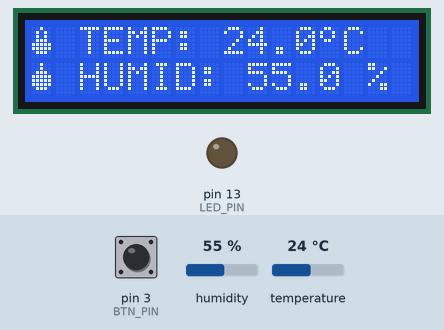
Recording of a sketch running on a simulated Arduino Uno, built with avr-gcc and run on an emulated ATmega328P. Parts: 16×2 character LCD, output pins drawn as LEDs (lit = HIGH). Inputs (shaded band) come from the test bench; at power-on: pin 3 (BTN_PIN) LOW, humidity 55 %, temperature 24 °C.

Above: at 3.3 s.
3.4 s: pin 3 (BTN_PIN) pulled HIGH for 0.15 s
At 4.5 s:
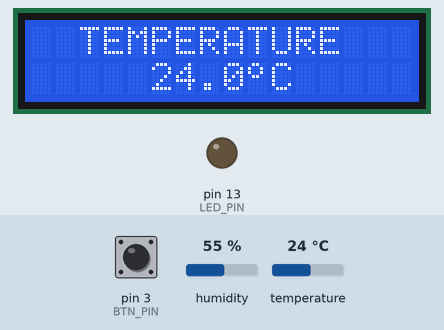
7.5 s: pin 3 (BTN_PIN) pulled HIGH for 1 s
At 11.5 s:
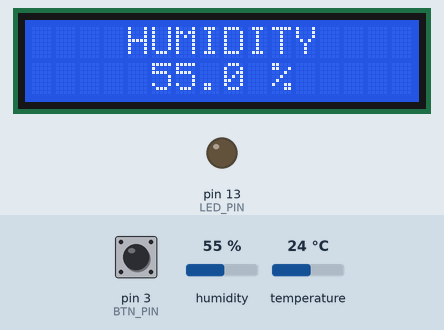
13.5 s: pin 3 (BTN_PIN) pulled HIGH for 0.15 s
At 15.4 s:
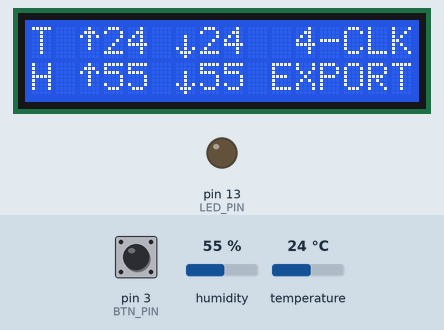
17.5 s: pin 3 (BTN_PIN) pulled HIGH for 3.2 s
At 21.2 s:
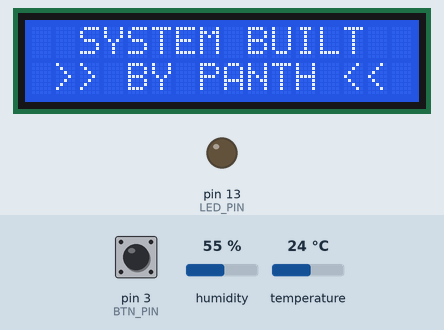
21.3 s: pin 3 (BTN_PIN) pulsed HIGH 2 times (0.12 s each, 0.3 s apart)
At 22.5 s:
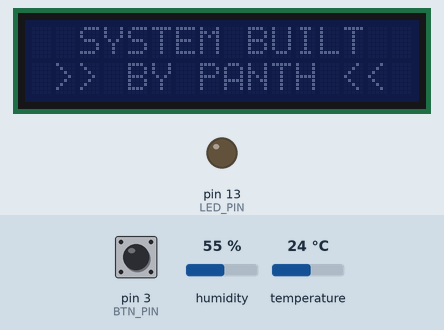
24.7 s: pin 3 (BTN_PIN) pulled HIGH for 0.15 s
At 25.8 s:
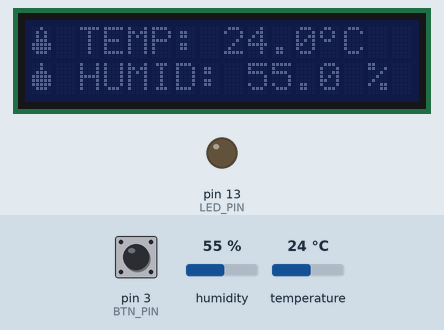
Timing chart, 0 to 26.4 s (numbered marks = the images above; inputs shaded):
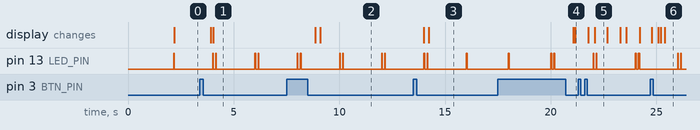

The sketch:

EnvUnoSimple.ino
```cpp
#include <Wire.h>
#include <LiquidCrystal_I2C.h>
#include "DHT.h"

/*
 *  ENVIRONMENT MONITOR & DATA LOGGER (V2.1)
 *  Built for: Panth
 *  UI: Clean Dashboard (No logging counter)
 *  Features: 1-Hour JSON Logging, Multi-View, Serial Export
 */

// --- HARDWARE CONFIG ---
const int BTN_PIN = 3;
const int LED_PIN = 13;
#define DHTPIN 2
#define DHTTYPE DHT11

DHT dht(DHTPIN, DHTTYPE);
LiquidCrystal_I2C lcd(0x27, 16, 2);

// --- DATA LOGGING CONFIG ---
const int MAX_SAMPLES = 60;
float tempHistory[MAX_SAMPLES];
int sampleIndex = 0;
int totalSamplesFilled = 0;
unsigned long lastLogTime = 0;
const unsigned long LOG_INTERVAL = 60000; // 1 Minute

// --- SYSTEM STATES ---
enum ViewMode { DASHBOARD, TEMP_FOCUS, HUM_FOCUS, STATS, CREDITS };
ViewMode currentView = DASHBOARD;

// --- SENSOR VARIABLES ---
unsigned long lastReadTime = 0;
const unsigned long READ_INTERVAL = 2000;
float t = 0.0, h = 0.0;
float tMin = 99.0, tMax = -99.0;
float hMin = 100.0, hMax = 0.0;
bool sensorError = true;
bool backlightOn = true;

// --- CUSTOM ICONS ---
byte icon_temp[8] = {0b00100, 0b01010, 0b01010, 0b01110, 0b11111, 0b11111, 0b01110, 0b00000};
byte icon_drop[8] = {0b00100, 0b00100, 0b01110, 0b11111, 0b11111, 0b11111, 0b01110, 0b00000};
byte icon_deg[8]  = {0b01100, 0b10010, 0b10010, 0b01100, 0b00000, 0b00000, 0b00000, 0b00000};
byte icon_up[8]   = {0b00100, 0b01110, 0b10101, 0b00100, 0b00100, 0b00100, 0b00000, 0b00000};
byte icon_dn[8]   = {0b00000, 0b00000, 0b00100, 0b00100, 0b00100, 0b10101, 0b01110, 0b00100};

void setup() {
  Serial.begin(9600);
  pinMode(BTN_PIN, INPUT);
  pinMode(LED_PIN, OUTPUT);

  lcd.init();
  lcd.backlight();

  lcd.createChar(0, icon_temp);
  lcd.createChar(1, icon_drop);
  lcd.createChar(2, icon_deg);
  lcd.createChar(3, icon_up);
  lcd.createChar(4, icon_dn);

  dht.begin();

  lcd.setCursor(0, 0); lcd.print(" PANTH OS V2.1 ");
  lcd.setCursor(0, 1); lcd.print(" SYSTEM ONLINE ");
  delay(2000);
  lcd.clear();
}

void loop() {
  handleSensor();
  handleLogging();
  handleButton();
  handleLED();
  updateDisplay();
}

// --- SENSOR LOGIC ---
void handleSensor() {
  if (millis() - lastReadTime >= READ_INTERVAL) {
    lastReadTime = millis();
    float newH = dht.readHumidity();
    float newT = dht.readTemperature();

    if (isnan(newH) || isnan(newT)) {
      sensorError = true;
    } else {
      sensorError = false;
      t = newT; h = newH;
      if (t < tMin) tMin = t; if (t > tMax) tMax = t;
      if (h < hMin) hMin = h; if (h > hMax) hMax = h;
    }
  }
}

// --- DATA LOGGING ENGINE ---
void handleLogging() {
  if (millis() - lastLogTime >= LOG_INTERVAL) {
    lastLogTime = millis();
    if (!sensorError) {
      tempHistory[sampleIndex] = t;
      sampleIndex = (sampleIndex + 1) % MAX_SAMPLES;
      if (totalSamplesFilled < MAX_SAMPLES) totalSamplesFilled++;
    }
  }
}

// --- JSON EXPORT ENGINE ---
void exportDataAsJSON() {
  lcd.clear();
  lcd.setCursor(0,0); lcd.print(">> EXPORTING <<");
  lcd.setCursor(0,1); lcd.print(" CHECK LAPTOP  ");

  Serial.println("\n--- DATA START ---");
  Serial.print("{\"owner\": \"Panth\", \"unit\": \"Celsius\", \"count\": ");
  Serial.print(totalSamplesFilled);
  Serial.print(", \"data\": [");

  for (int i = 0; i < totalSamplesFilled; i++) {
    int idx = (sampleIndex - totalSamplesFilled + i + MAX_SAMPLES) % MAX_SAMPLES;
    Serial.print(tempHistory[idx], 1);
    if (i < totalSamplesFilled - 1) Serial.print(",");
  }

  Serial.println("]}");
  Serial.println("--- DATA END ---");

  delay(2000);
  lcd.clear();
}

// --- BUTTON ENGINE ---
void handleButton() {
  static unsigned long lastRel = 0;
  static int clicks = 0;
  static bool waiting = false;
  static bool lastS = LOW;

  bool p = digitalRead(BTN_PIN);
  unsigned long now = millis();

  if (p != lastS) {
    if (p) waiting = true;
    else { clicks++; lastRel = now; }
    lastS = p; delay(25);
  }

  if (waiting && (now - lastRel > 350) && !p) {
    if (clicks == 1) {
      currentView = static_cast<ViewMode>((currentView + 1) % 5);
      lcd.clear();
    }
    else if (clicks == 2) {
      backlightOn = !backlightOn;
      if (backlightOn) lcd.backlight(); else lcd.noBacklight();
    }
    else if (clicks == 3) {
      currentView = CREDITS;
      lcd.clear();
    }
    else if (clicks == 4) {
      exportDataAsJSON();
      currentView = DASHBOARD;
    }
    clicks = 0; waiting = false;
  }
}

// --- LED LOGIC ---
void handleLED() {
  unsigned long t_ms = millis();
  if (sensorError) {
    digitalWrite(LED_PIN, (t_ms / 150) % 2);
  } else {
    unsigned long cycle = t_ms % 2000;
    if (cycle < 40 || (cycle > 140 && cycle < 180)) digitalWrite(LED_PIN, HIGH);
    else digitalWrite(LED_PIN, LOW);
  }
}

// --- DISPLAY RENDERER ---
void updateDisplay() {
  static unsigned long lastUIUpdate = 0;
  if (millis() - lastUIUpdate > 300) {
    lastUIUpdate = millis();

    if (sensorError && t == 0.0) {
      lcd.setCursor(0, 0); lcd.print(" SENSOR OFFLINE ");
      lcd.setCursor(0, 1); lcd.print(" CHECK PIN 2    ");
      return;
    }

    switch (currentView) {
      case DASHBOARD:
        lcd.setCursor(0, 0);
        lcd.write(0); lcd.print(" TEMP: "); lcd.print(t, 1);
        lcd.write(2); lcd.print("C    ");
        lcd.setCursor(0, 1);
        lcd.write(1); lcd.print(" HUMID: "); lcd.print(h, 1);
        lcd.print(" %     ");
        break;

      case TEMP_FOCUS:
        lcd.setCursor(0, 0); lcd.print("  TEMPERATURE   ");
        lcd.setCursor(0, 1); lcd.print("     "); lcd.print(t, 1); lcd.write(2); lcd.print("C    ");
        break;

      case HUM_FOCUS:
        lcd.setCursor(0, 0); lcd.print("    HUMIDITY    ");
        lcd.setCursor(0, 1); lcd.print("     "); lcd.print(h, 1); lcd.print(" %     ");
        break;

      case STATS:
        lcd.setCursor(0, 0);
        lcd.print("T "); lcd.write(3); lcd.print((int)tMax); lcd.print(" "); lcd.write(4); lcd.print((int)tMin);
        lcd.print("  4-CLK");
        lcd.setCursor(0, 1);
        lcd.print("H "); lcd.write(3); lcd.print((int)hMax); lcd.print(" "); lcd.write(4); lcd.print((int)hMin);
        lcd.print(" EXPORT");
        break;

      case CREDITS:
        lcd.setCursor(0, 0); lcd.print("  SYSTEM BUILT  ");
        lcd.setCursor(0, 1);
        if ((millis() / 500) % 2 == 0) lcd.print(" >> BY PANTH << ");
        else lcd.print(" -- BY PANTH -- ");
        break;
    }
  }
}
```

Measured:
- after the input at 3.4 s, the display: first changes after 0.50 s (image 1 shows a later state)
- after the input at 7.5 s, the display: first changes after 1.4 s (image 2 shows a later state)
- after the input at 13.5 s, the display: first changes after 0.50 s (image 3 shows a later state)
- after the input at 17.5 s, the display: first changes after 3.6 s (image 4 shows a later state)
- after the input at 21.3 s, the display: first differs from a run without the input after 0.78 s (image 5)
- after the input at 24.7 s, the display: first differs from a run without the input after 0.50 s (image 6 shows a later state)
- by itself, pin 13 (LED_PIN): moves between LOW and HIGH, repeating every 2.0 s
